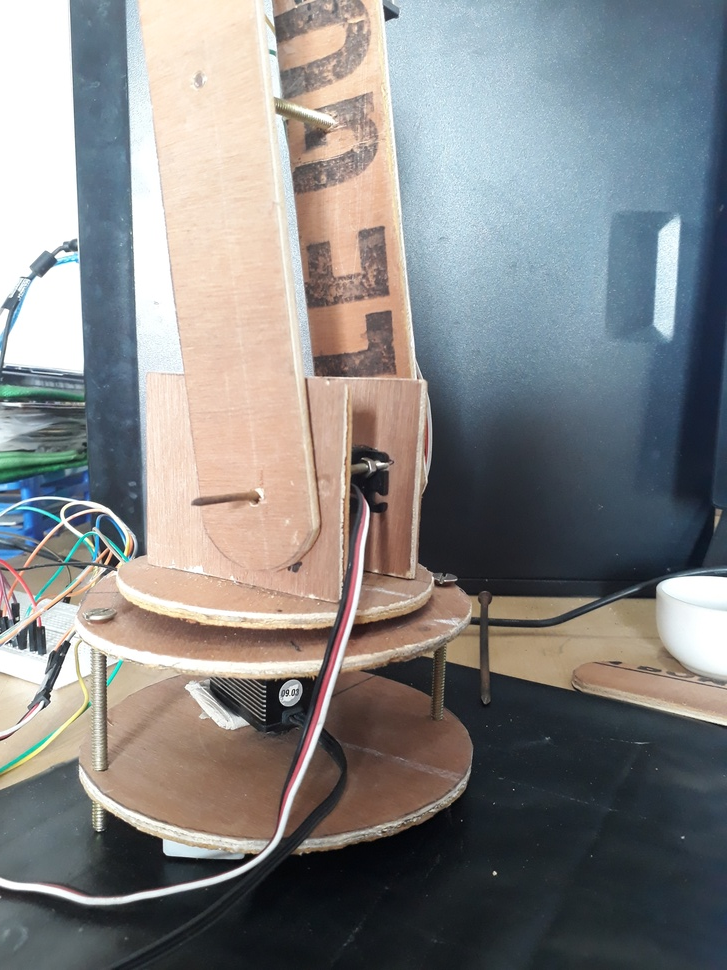
#> input picture Pictures/20180706_143313.jpg, 727 x 970 px, shrunk from 3096 x 4128 before the run, given in place of the camera
$ python 'opencv examples.py'
#> lines starting #> are read from the running program, lines starting #| are printed output that depends on the picture; after the words box and inside, x2 and y2 are one past the last pixel; in counts of white or black regions, pixels touching at a corner belong together
import cv2
import numpy as np

cap = cv2.VideoCapture(0)

while(1):

    # Take each frame
    _, frame = cap.read()
#> frame is the input picture: shape (970, 727, 3); mean B, G, R 132.5, 132.9, 133.5

    # Convert BGR to HSV
    hsv = cv2.cvtColor(frame, cv2.COLOR_BGR2HSV)
#> hsv: shape (970, 727, 3); mean H, S, V 65.8, 60.8, 148.7

    # define range of blue color in HSV
    lower_blue = np.array([0,100,100])
    upper_blue = np.array([20,255,255])
    # Threshold the HSV image to get only blue colors
    mask = cv2.inRange(hsv, lower_blue, upper_blue)
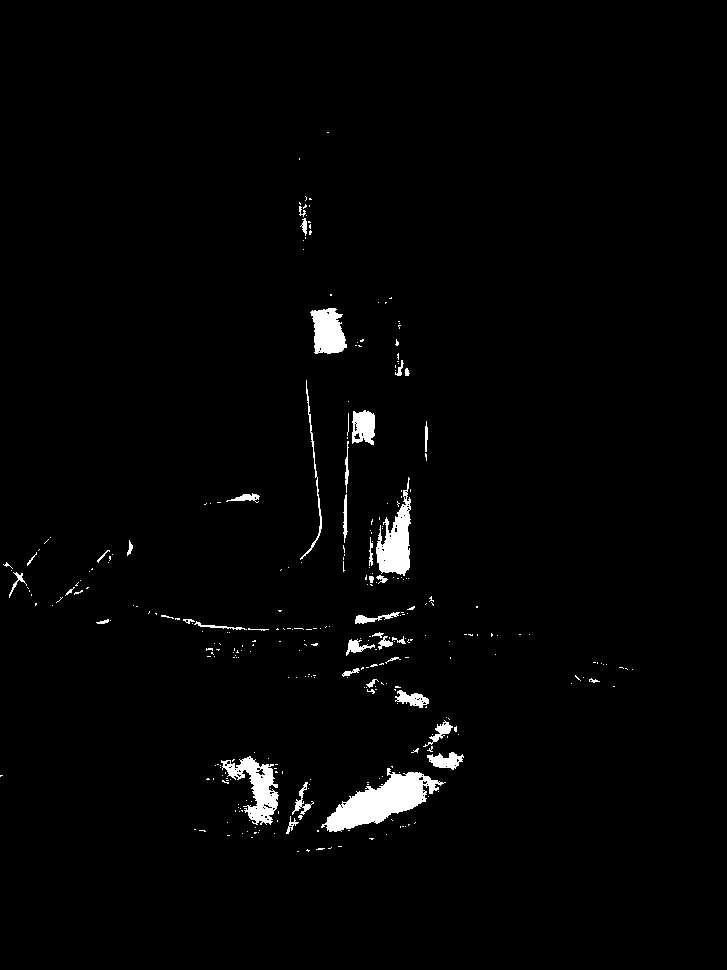
#> mask: shape (970, 727); 1.9% white; 320 white regions (278 under 20 px), largest, box (x1, y1, x2, y2) and area: (321, 768, 446, 832) 3335, (376, 477, 411, 576) 1724, (221, 756, 279, 825) 1673

    # Bitwise-AND mask and original image
    res = cv2.bitwise_and(frame,frame, mask= mask)
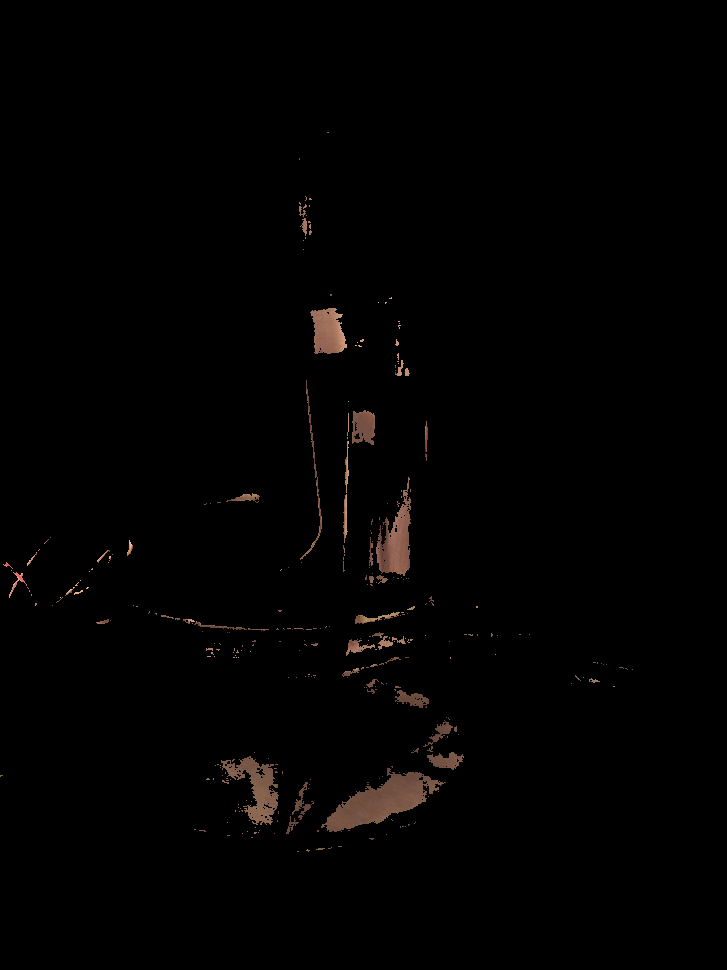
#> res: shape (970, 727, 3); mean B, G, R 1.4, 1.8, 2.5

    cv2.imshow('frame',frame)
    cv2.imshow('mask',mask)
    cv2.imshow('res',res)
    k = cv2.waitKey(5) & 0xFF
#> (key Esc is pressed here)
    if k == 27:
        break

cv2.destroyAllWindows()

$ run again, on Pictures/20180706_143330.jpg
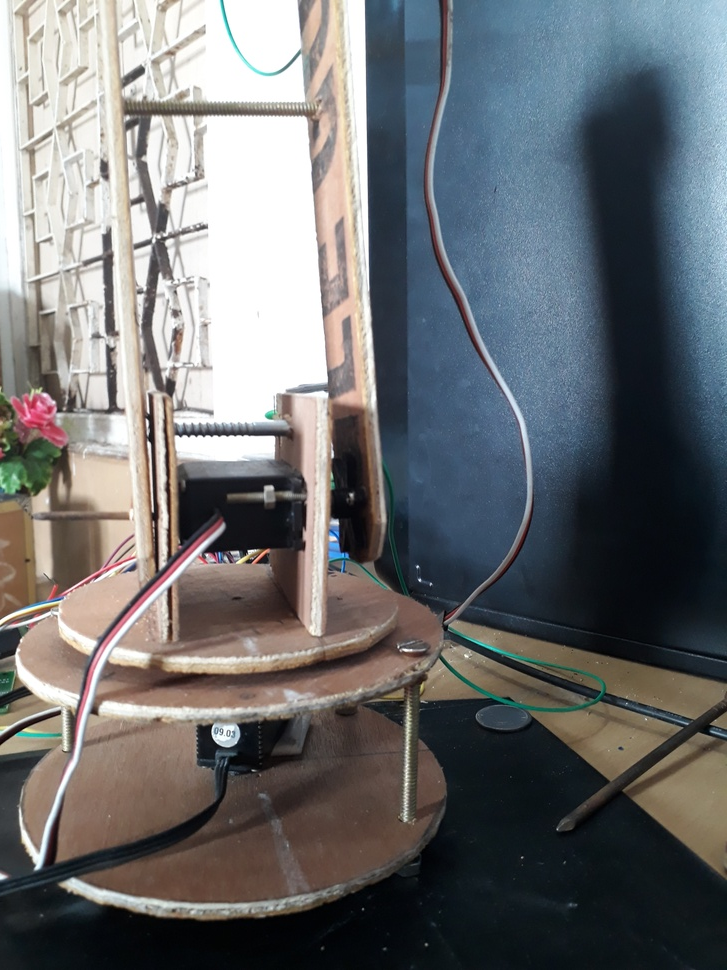
#> input picture Pictures/20180706_143330.jpg, 727 x 970 px, shrunk from 3096 x 4128 before the run, given in place of the camera
#> frame is the input picture: shape (970, 727, 3); mean B, G, R 112.4, 110.6, 109
#> hsv: shape (970, 727, 3); mean H, S, V 64.6, 72, 122.8
#> `mask = cv2.inRange(hsv, lower_blue, upper_blue)`:
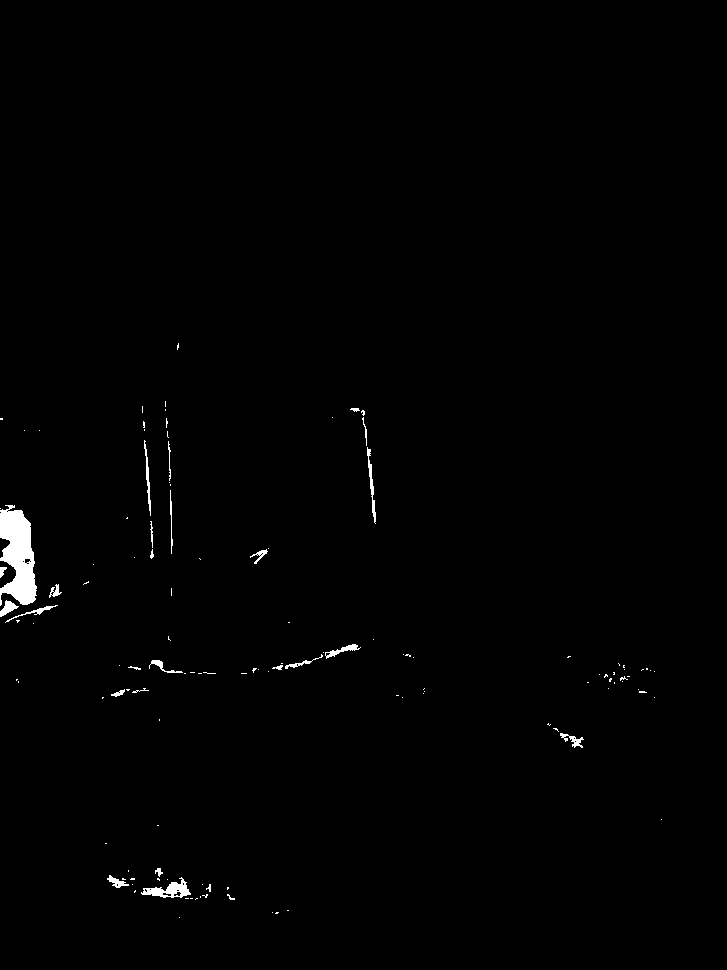
#> mask: shape (970, 727); 0.75% white; 123 white regions (97 under 20 px), largest, box (x1, y1, x2, y2) and area: (0, 505, 37, 606) 2489, (141, 877, 191, 898) 458, (367, 447, 376, 524) 208

$ run again, on Pictures/20180706_143429.jpg
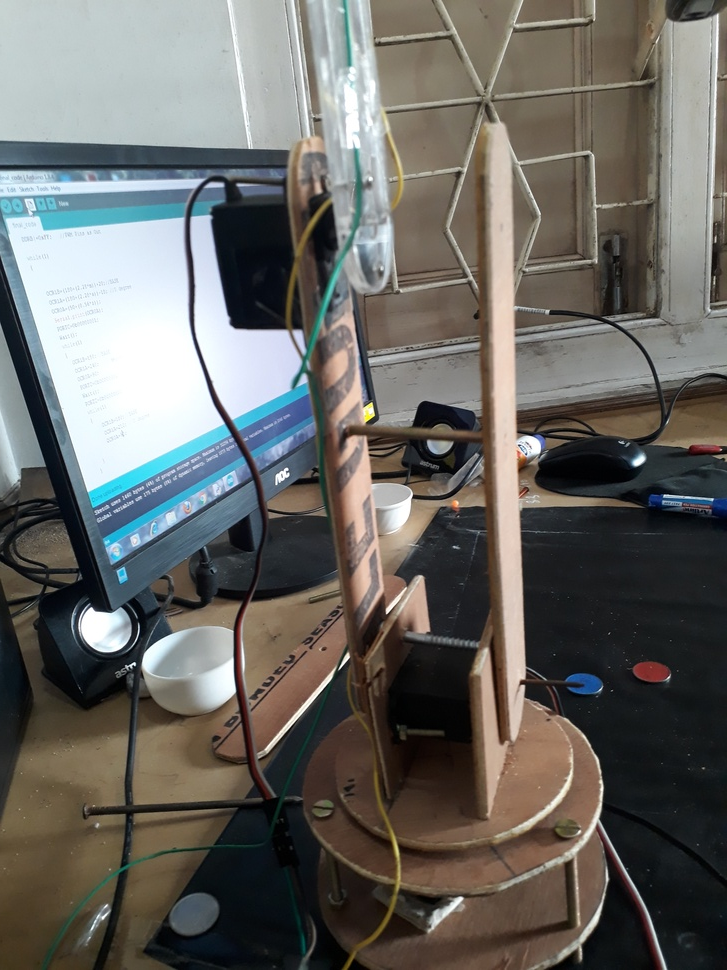
#> input picture Pictures/20180706_143429.jpg, 727 x 970 px, shrunk from 3096 x 4128 before the run, given in place of the camera
#> frame is the input picture: shape (970, 727, 3); mean B, G, R 99.5, 103.4, 104.6
#> hsv: shape (970, 727, 3); mean H, S, V 57.9, 63.7, 113.3
#> `mask = cv2.inRange(hsv, lower_blue, upper_blue)`:
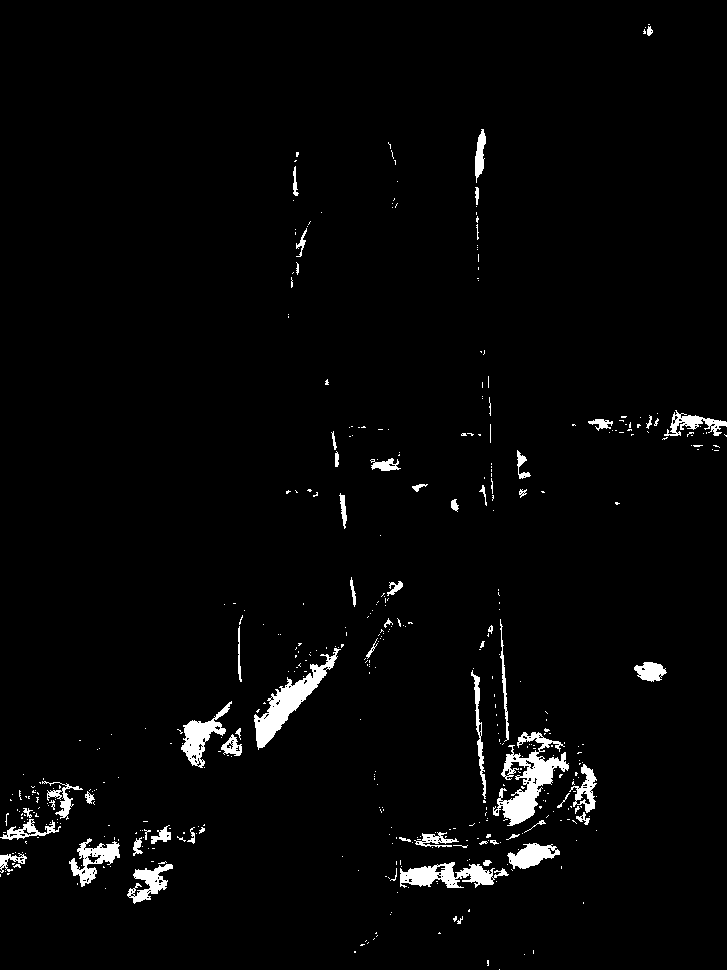
#> mask: shape (970, 727); 2.6% white; 458 white regions (395 under 20 px), largest, box (x1, y1, x2, y2) and area: (493, 732, 569, 826) 2626, (254, 648, 341, 750) 2138, (400, 862, 509, 888) 1495
#> `res = cv2.bitwise_and(frame,frame, mask= mask)`:
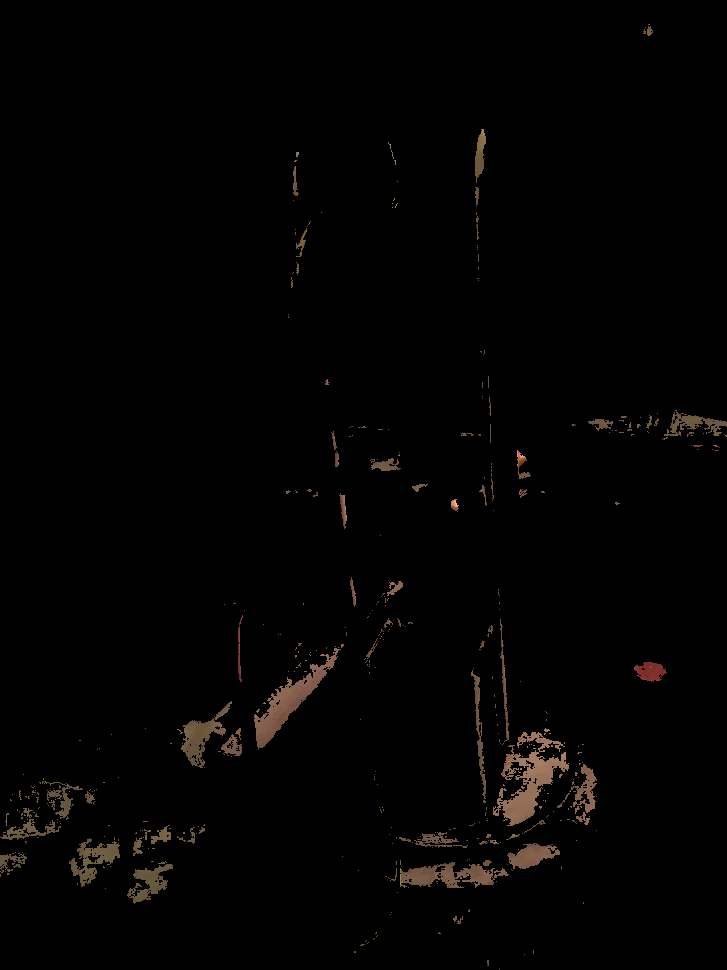
#> res: shape (970, 727, 3); mean B, G, R 1.8, 2.4, 3.2
